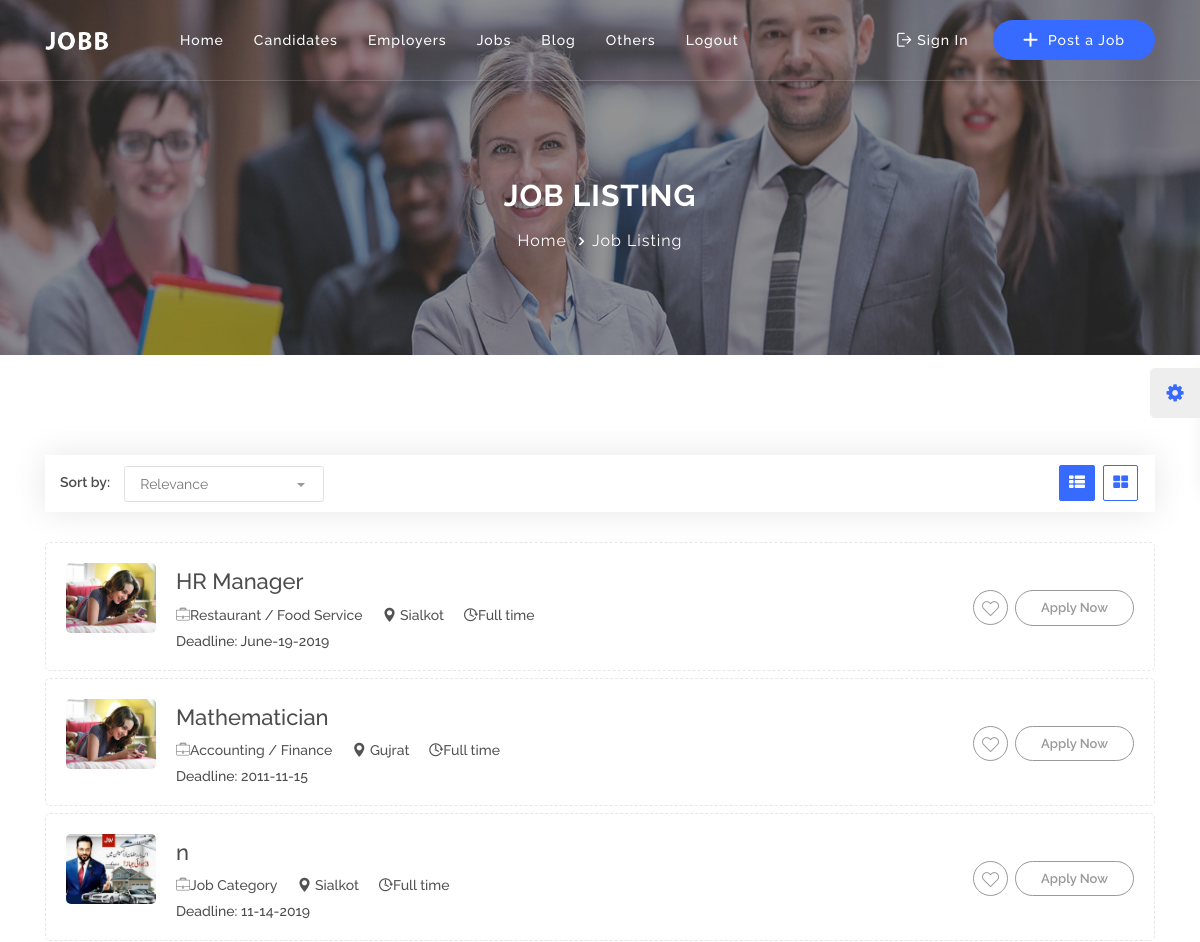
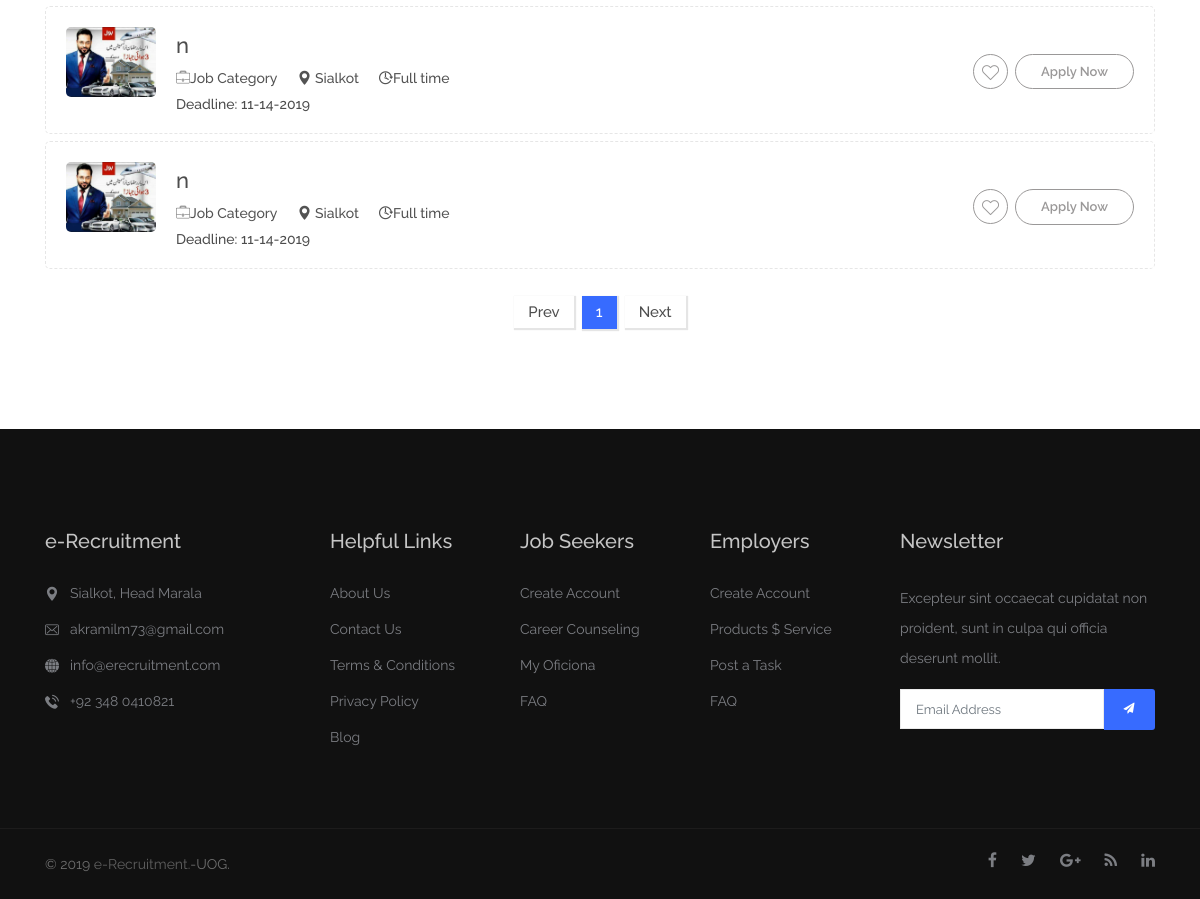
Screenshot of /job-list.php with the database file from the repository (2 pictures, top to bottom).
### tables this page shows
CREATE TABLE `job_post` (
  `id` int(11) NOT NULL,
  `job_title` varchar(255) NOT NULL,
  `job_type` varchar(255) NOT NULL,
  `job_category` varchar(255) NOT NULL,
  `location` varchar(255) NOT NULL,
  `salary` varchar(255) NOT NULL,
  `gender` varchar(255) NOT NULL,
  `country` varchar(255) NOT NULL,
  `city` varchar(255) NOT NULL,
  `qualification` varchar(255) NOT NULL,
  `experience` varchar(255) NOT NULL,
  `last_date` varchar(255) NOT NULL,
  `message` longtext NOT NULL,
  `file` varchar(255) NOT NULL,
  `post_date` timestamp NOT NULL DEFAULT CURRENT_TIMESTAMP
);

### HTML/pagination.php (called while the page is built)
<?php
include('includes/db.php');
$page = (isset($_GET['page']) && $_GET['page'] > 0) ? $_GET['page'] : 1;
$perPage = 5;
$limit = ($page > 1) ? ($page * $perPage) - $perPage : 0 ;
$sql = "SELECT SQL_CALC_FOUND_ROWS * FROM job_post LIMIT {$limit}, {$perPage}";
$query = mysqli_query($con,$sql);
$records = mysqli_fetch_all($query);
$total = mysqli_query($con, "SELECT FOUND_ROWS() as total");
$total = mysqli_fetch_assoc($total)['total'];
$pages = ceil($total/$perPage);
?>

### HTML/job-list.php (the view, shortened to what this page needs)
<!DOCTYPE html>
<html lang="zxx">
<head>
    <link rel="stylesheet" type="text/css" href="css/bootstrap.min.css">
    <link rel="stylesheet" type="text/css" href="css/animate.min.css">
    <link rel="stylesheet" type="text/css" href="css/bootstrap-submenu.css">
    <link rel="stylesheet" type="text/css" href="css/bootstrap-select.min.css">
    <link rel="stylesheet" type="text/css" href="css/magnific-popup.css">
    <link rel="stylesheet" type="text/css" href="css/daterangepicker.css">
    <link rel="stylesheet" href="css/leaflet.css" type="text/css">
    <link rel="stylesheet" href="css/map.css" type="text/css">
    <link rel="stylesheet" type="text/css" href="fonts/font-awesome/css/font-awesome.min.css">
    <link rel="stylesheet" type="text/css" href="fonts/flaticon/font/flaticon.css">
    <link rel="stylesheet" type="text/css" href="fonts/linearicons/style.css">
    <link rel="stylesheet" type="text/css"  href="css/jquery.mCustomScrollbar.css">
    <link rel="stylesheet" type="text/css"  href="css/dropzone.css">
    <link rel="stylesheet" type="text/css"  href="css/slick.css">
    <link rel="stylesheet" type="text/css" href="css/style.css">
    <link rel="stylesheet" type="text/css" id="style_sheet" href="css/skins/midnight-blue.css">
    <link rel="stylesheet" type="text/css" href="css/ie10-viewport-bug-workaround.css">
</head>
<body>
<?php include("includes/header.php")?>
<div class="sub-banner bg-color-full">
    <img class="d-block w-100 h-100" src="img/employer-list.jpg" alt="banner">
    <div class="container">
        <div class="breadcrumb-area">
            <h1>Job Listing</h1>
            <ul class="breadcrumbs">
                <li><a href="index.html">Home</a></li>
                <li class="active">Job Listing</li>
            </ul>
        </div>
    </div>
</div>
<div class="job-listing-section content-area">
    <div class="container">
        <div class="row">
            <div class="col-xl-12 col-lg-12 col-md-12">
                <div class="option-bar d-none d-xl-block d-lg-block d-md-block d-sm-block">
                    <div class="row">
                        <div class="col-lg-6 col-md-7 col-sm-7">
                            <div class="sorting-options2">
                                <span class="sort">Sort by:</span>
                                <select class="selectpicker search-fields" name="default-order">
                                    <option>Relevance</option>
                                </select>
                            </div>
                        </div>
                        <div class="col-lg-6 col-md-5 col-sm-5">
                            <div class="sorting-options">
                                <a href="#" class="change-view-btn active-view-btn"><i class="fa fa-th-list"></i></a>
                                <a href="#" class="change-view-btn"><i class="fa fa-th-large"></i></a>
                            </div>
                        </div>
                    </div>
                </div>
                <?php require_once 'pagination.php'; ?>
                <?php foreach ($records as $record):?>
                <div class="job-box">
                    <div class="company-logo">
                        <img src="<?php echo $record[13]; ?> " alt="logo" width="140px"height="70px">
                    </div>
                    <div class="description">
                        <div class="float-left">
                            <h5 class="title"><a href="job-details.php?jb_id=<?php echo $record[0] ;?>"><?php echo $record[1]; ?></a></h5>
                            <div class="candidate-listing-footer">
                                <ul>
                                    <li><i class="flaticon-work"></i><?php echo $record[3];?></li>
                                    <li><i class="flaticon-pin"></i> <?php echo $record[8]; ?></li>
                                    <li><i class="flaticon-time"></i><?php echo $record[2];?></li>
                                </ul>
                                <h6>Deadline: <?php echo $record[11];?></h6>
                            </div>
                        </div>
                        <div class="div-right">
                            <a href="apply-job.php?jb_id=<?php echo $record[0]; ?>" class="apply-button">Apply Now</a>
                            <a href="#"><i class="flaticon-heart favourite"></i></a>
                        </div>
                    </div>
                </div>
  <?php endforeach; ?>
                <div class="pagination-box hidden-mb-45 text-center">
                    <nav aria-label="Page navigation example">
                        <ul class="pagination">
                            <li class="page-item">
                                <a href="?page=<?php $pagep = $page - 1; echo pagep; ?>">Prev</a>
                            </li>
                            <?php for($i = 1; $i<$pages; $i++): ?>
                            <li class="page-item"><a class="page-link active" href="?page=<?php echo $i; ?>"><?php echo $i; ?></a></li>
                          <?php endfor; ?>
                            <li class="page-item">
                                <a href="?page=<?php $pagen = $page + 1; echo pagen; ?>">Next</a>
                            </li>
                        </ul>
                    </nav>
                </div>
            </div>
        </div>
    </div>
</div>
<?php include("includes/footer.php")?>
</body>
</html>

### HTML/css/skins/midnight-blue.css (style rules this page uses)
.change-view-btn { color: #376bff; border: solid 1px #376bff; }
.active-view-btn { background: #376bff; border: solid 1px #376bff; }
.pagination > li > .active { background: #376bff; }

### rows the page displays
job_post: file (picture), job_title "HR Manager", job_category "Restaurant / Food Service", city "Sialkot", job_type "Full time", last_date "June-19-2019"
job_post: file (picture), job_title "Mathematician", job_category "Accounting / Finance", city "Gujrat", job_type "Full time", last_date "2011-11-15"
job_post: file (picture), job_title "n", job_category "Job Category", city "Sialkot", job_type "Full time", last_date "11-14-2019"
job_post: file (picture), job_title "n", job_category "Job Category", city "Sialkot", job_type "Full time", last_date "11-14-2019"
job_post: file (picture), job_title "n", job_category "Job Category", city "Sialkot", job_type "Full time", last_date "11-14-2019"
